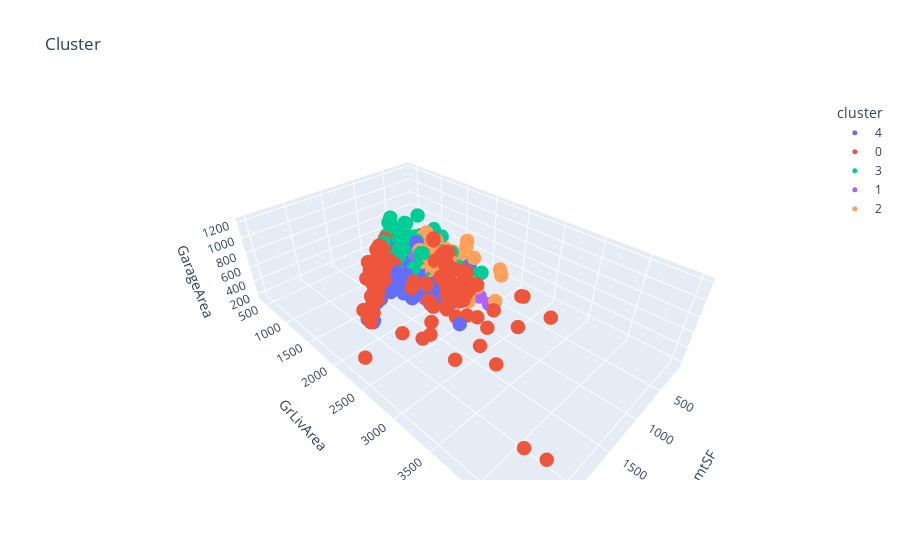

The code cell stored with this chart in its notebook:
### Markdown cell above
Clusstering

### Code cell
from sklearn.cluster import KMeans

kmeans = KMeans(n_clusters = 5, random_state = 0)
km_model = kmeans.fit(X)
predicted_km = km_model.predict(X)

fig_cluster = px.scatter_3d(
    df, hover_data = ["SalePrice"], x = 'TotalBsmtSF', y = 'GrLivArea', z = 'GarageArea',
    color = list(map(str, predicted_km)), labels={'color': "cluster"}, title = "Cluster"
)
fig_cluster.update_traces(marker_size = 5)
fig_cluster

### Figure 1 — Plotly figure (JSON) as saved in the notebook; plotly's stock layout.template omitted (floating-point values rounded to 4 significant figures; data arrays with more than 128 entries replaced by an {"elided": "..."} marker saying what was removed)
{"data": [{"customdata": {"elided": "171x1 int values"}, "hovertemplate": "cluster=4<br>TotalBsmtSF=%{x}<br>GrLivArea=%{y}<br>GarageArea=%{z}<br>SalePrice=%{customdata[0]}<extra></extra>", "legendgroup": "4", "marker": {"color": "#636efa", "size": 5, "symbol": "circle"}, "mode": "markers", "name": "4", "scene": "scene", "showlegend": true, "type": "scatter3d", "x": {"elided": "171 int values"}, "y": {"elided": "171 int values"}, "z": {"elided": "171 int values"}}, {"customdata": {"elided": "142x1 int values"}, "hovertemplate": "cluster=0<br>TotalBsmtSF=%{x}<br>GrLivArea=%{y}<br>GarageArea=%{z}<br>SalePrice=%{customdata[0]}<extra></extra>", "legendgroup": "0", "marker": {"color": "#EF553B", "size": 5, "symbol": "circle"}, "mode": "markers", "name": "0", "scene": "scene", "showlegend": true, "type": "scatter3d", "x": {"elided": "142 int values"}, "y": {"elided": "142 int values"}, "z": {"elided": "142 int values"}}, {"customdata": {"elided": "189x1 int values"}, "hovertemplate": "cluster=3<br>TotalBsmtSF=%{x}<br>GrLivArea=%{y}<br>GarageArea=%{z}<br>SalePrice=%{customdata[0]}<extra></extra>", "legendgroup": "3", "marker": {"color": "#00cc96", "size": 5, "symbol": "circle"}, "mode": "markers", "name": "3", "scene": "scene", "showlegend": true, "type": "scatter3d", "x": {"elided": "189 int values"}, "y": {"elided": "189 int values"}, "z": {"elided": "189 int values"}}, {"customdata": {"elided": "257x1 int values"}, "hovertemplate": "cluster=1<br>TotalBsmtSF=%{x}<br>GrLivArea=%{y}<br>GarageArea=%{z}<br>SalePrice=%{customdata[0]}<extra></extra>", "legendgroup": "1", "marker": {"color": "#ab63fa", "size": 5, "symbol": "circle"}, "mode": "markers", "name": "1", "scene": "scene", "showlegend": true, "type": "scatter3d", "x": {"elided": "257 int values"}, "y": {"elided": "257 int values"}, "z": {"elided": "257 int values"}}, {"customdata": {"elided": "178x1 int values"}, "hovertemplate": "cluster=2<br>TotalBsmtSF=%{x}<br>GrLivArea=%{y}<br>GarageArea=%{z}<br>SalePrice=%{customdata[0]}<extra></extra>", "legendgroup": "2", "marker": {"color": "#FFA15A", "size": 5, "symbol": "circle"}, "mode": "markers", "name": "2", "scene": "scene", "showlegend": true, "type": "scatter3d", "x": {"elided": "178 int values"}, "y": {"elided": "178 int values"}, "z": {"elided": "178 int values"}}], "layout": {"legend": {"title": {"text": "cluster"}, "tracegroupgap": 0}, "scene": {"domain": {"x": [0, 1], "y": [0, 1]}, "xaxis": {"title": {"text": "TotalBsmtSF"}}, "yaxis": {"title": {"text": "GrLivArea"}}, "zaxis": {"title": {"text": "GarageArea"}}}, "title": {"text": "Cluster"}}}
